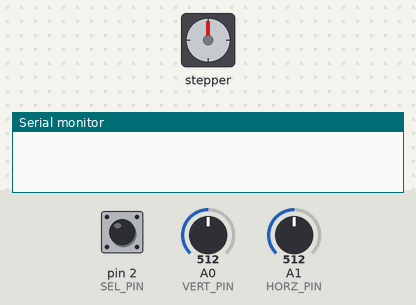
The sketch below on a simulated Arduino Uno, built with avr-gcc and run on an emulated ATmega328P. Parts: stepper motor, the last lines printed to the serial monitor. The inputs (shaded band) are chosen by the test bench; at power-on: A1 (HORZ_PIN) = 512, A0 (VERT_PIN) = 512, pin 2 (SEL_PIN) HIGH. Stepper angles assume 5 steps per turn.

Above: at 1.2 s.
1.3 s: A1 (HORZ_PIN) set to 692
2.8 s: A1 (HORZ_PIN) set to 708
At 3.0 s:
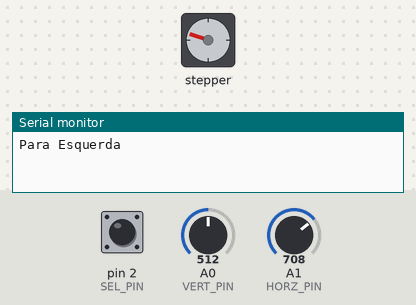
At 3.4 s:
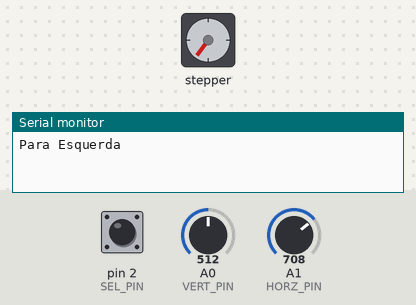
5.8 s: A0 (VERT_PIN) set to 308
At 6.3 s:
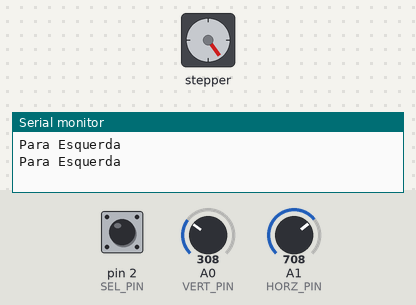
8.8 s: A0 (VERT_PIN) set to 282
Timing chart, 0 to 15.1 s (numbered marks = the images above; inputs shaded):
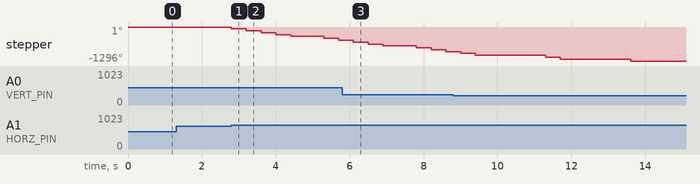

Measured:
- the behaviour switches between 700 and 701 on A1 (HORZ_PIN) (found by bisection; images 0 and 1)
- after the input at 1.3 s, every drawn part: stays the same
- after the input at 2.8 s, stepper: turns 72° counter-clockwise in 0.00 s, then 72° counter-clockwise in 0.00 s, then 72° counter-clockwise in 0.00 s, then 72° counter-clockwise in 0.00 s, and so on

The sketch:

ExemploMotordePasso.ino
```cpp
#include <Stepper.h>

#define VERT_PIN A0
#define HORZ_PIN A1
#define SEL_PIN  2

#define VERT_PIN A0
#define HORZ_PIN A1
#define SEL_PIN  2

int x = 0;
int y = 0;

int stepsPerRevolution = 5;

Stepper myStepper(stepsPerRevolution, 8, 9, 10, 11);

void setup() {

  pinMode(VERT_PIN, INPUT);
  pinMode(HORZ_PIN, INPUT);
  pinMode(SEL_PIN, INPUT_PULLUP);

  myStepper.setSpeed(30);

  Serial.begin(9600);
}

void loop() {

  int horz = analogRead(HORZ_PIN);
  int vert = analogRead(VERT_PIN);

  //Serial.print("Horinzontal: ");
  //Serial.print(horz);
  //Serial.print(" : ");
  //Serial.print("Vertical: ");
  //Serial.print(vert);
  //Serial.println();

  if (vert < 300) {
    Serial.println("Para Baixo");
    stepsPerRevolution = stepsPerRevolution / 2;
    delay(1000);
  }
  if (vert > 700) {
     Serial.println("Para Cima");
     stepsPerRevolution = stepsPerRevolution * 2;
     delay(1000);
  }
  if (horz > 700) {
    Serial.println("Para Esquerda");
    myStepper.step(-stepsPerRevolution);
    delay(500);
  }
  if (horz < 300) {
    Serial.println("Para Direita");
    myStepper.step(stepsPerRevolution);
    delay(500);
  }

  if (digitalRead(SEL_PIN) == LOW) {
    Serial.println("Sel");
  }

  //Serial.println("clockwise");
  //myStepper.step(stepsPerRevolution);
  //delay(500);


  //Serial.println("counterclockwise");
  //myStepper.step(-stepsPerRevolution);
  //delay(500);
}
```
